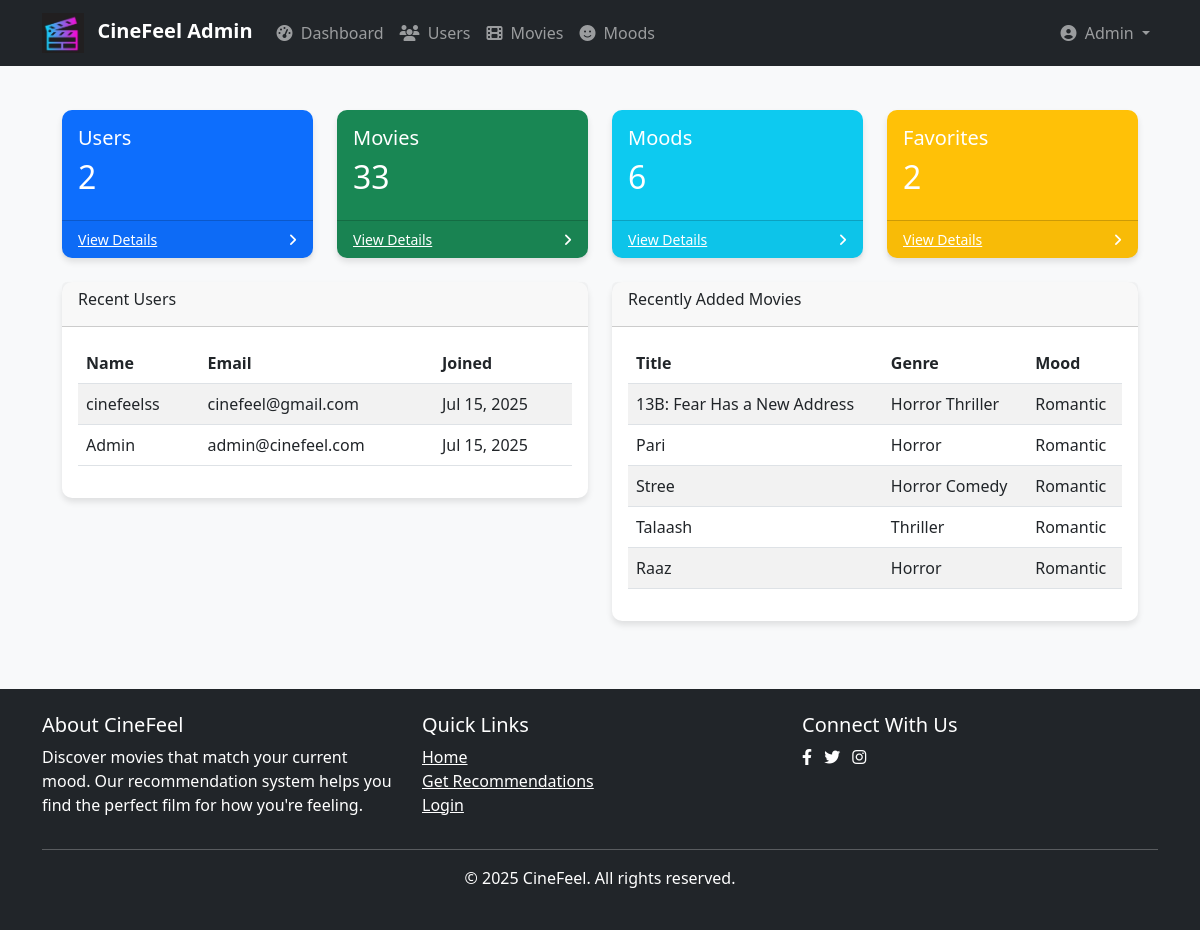
Page /admin/ (signed in) on the committed database.
### tables this page shows
CREATE TABLE `users` (
  `user_id` int(11) NOT NULL,
  `name` varchar(100) NOT NULL,
  `email` varchar(100) NOT NULL,
  `password` varchar(255) NOT NULL,
  `role` enum('user','admin') DEFAULT 'user',
  `created_at` timestamp NOT NULL DEFAULT current_timestamp()
);

CREATE TABLE `movies` (
  `movie_id` int(11) NOT NULL,
  `title` varchar(100) NOT NULL,
  `genre` varchar(50) NOT NULL,
  `mood_id` int(11) DEFAULT NULL,
  `description` text DEFAULT NULL,
  `poster_url` varchar(255) DEFAULT NULL,
  `trailer_link` varchar(255) DEFAULT NULL,
  `release_year` int(11) DEFAULT NULL,
  `duration` varchar(20) DEFAULT NULL
);

CREATE TABLE `moods` (
  `mood_id` int(11) NOT NULL,
  `mood_name` varchar(50) NOT NULL,
  `mapped_genre` varchar(50) NOT NULL,
  `emoji` varchar(10) NOT NULL,
  `description` text DEFAULT NULL
);

### includes/auth.php (called while the page is built, shortened)
<?php
if (!function_exists('isLoggedIn')) {
    function isLoggedIn() {
        return isset($_SESSION['user_id']);
    }
}

### admin/index.php (the view, shortened to what this page needs)
<?php
require_once '../includes/auth.php';
$usersCount = $pdo->query("SELECT COUNT(*) FROM users")->fetchColumn();
$moviesCount = $pdo->query("SELECT COUNT(*) FROM movies")->fetchColumn();
$moodsCount = $pdo->query("SELECT COUNT(*) FROM moods")->fetchColumn();
$favoritesCount = $pdo->query("SELECT COUNT(*) FROM favorites")->fetchColumn();
$isAdminPage = true;
require_once '../includes/header.php';
?>
<div class="admin-container">
    <div class="row">
        <div class="col-md-3">
            <div class="card bg-primary text-white mb-4">
                <div class="card-body">
                    <h5 class="card-title">Users</h5>
                    <h2><?php echo $usersCount; ?></h2>
                </div>
                <div class="card-footer d-flex align-items-center justify-content-between">
                    <a class="small text-white stretched-link" href="users.php">View Details</a>
                    <div class="small text-white"><i class="fas fa-angle-right"></i></div>
                </div>
            </div>
        </div>
        <div class="col-md-3">
            <div class="card bg-success text-white mb-4">
                <div class="card-body">
                    <h5 class="card-title">Movies</h5>
                    <h2><?php echo $moviesCount; ?></h2>
                </div>
                <div class="card-footer d-flex align-items-center justify-content-between">
                    <a class="small text-white stretched-link" href="movies.php">View Details</a>
                    <div class="small text-white"><i class="fas fa-angle-right"></i></div>
                </div>
            </div>
        </div>
        <div class="col-md-3">
            <div class="card bg-info text-white mb-4">
                <div class="card-body">
                    <h5 class="card-title">Moods</h5>
                    <h2><?php echo $moodsCount; ?></h2>
                </div>
                <div class="card-footer d-flex align-items-center justify-content-between">
                    <a class="small text-white stretched-link" href="moods.php">View Details</a>
                    <div class="small text-white"><i class="fas fa-angle-right"></i></div>
                </div>
            </div>
        </div>
        <div class="col-md-3">
            <div class="card bg-warning text-white mb-4">
                <div class="card-body">
                    <h5 class="card-title">Favorites</h5>
                    <h2><?php echo $favoritesCount; ?></h2>
                </div>
                <div class="card-footer d-flex align-items-center justify-content-between">
                    <a class="small text-white stretched-link" href="users.php">View Details</a>
                    <div class="small text-white"><i class="fas fa-angle-right"></i></div>
                </div>
            </div>
        </div>
    </div>
    <div class="row">
        <div class="col-md-6">
            <div class="card mb-4">
                <div class="card-header">
                    <h6>Recent Users</h6>
                </div>
                <div class="card-body">
                    <div class="table-responsive">
                        <table class="table table-striped">
                            <thead>
                                <tr>
                                    <th>Name</th>
                                    <th>Email</th>
                                    <th>Joined</th>
                                </tr>
                            </thead>
                            <tbody>
                                <?php
                                $stmt = $pdo->query("SELECT name, email, created_at FROM users ORDER BY created_at DESC LIMIT 5");
                                while ($row = $stmt->fetch()):
                                ?>
                                <tr>
                                    <td><?php echo htmlspecialchars($row['name']); ?></td>
                                    <td><?php echo htmlspecialchars($row['email']); ?></td>
                                    <td><?php echo date('M j, Y', strtotime($row['created_at'])); ?></td>
                                </tr>
                                <?php endwhile; ?>
                            </tbody>
                        </table>
                    </div>
                </div>
            </div>
        </div>
        <div class="col-md-6">
            <div class="card mb-4">
                <div class="card-header">
                    <h6>Recently Added Movies</h6>
                </div>
                <div class="card-body">
                    <div class="table-responsive">
                        <table class="table table-striped">
                            <thead>
                                <tr>
                                    <th>Title</th>
                                    <th>Genre</th>
                                    <th>Mood</th>
                                </tr>
                            </thead>
                            <tbody>
                                <?php
                                $stmt = $pdo->query("
                                    SELECT m.title, m.genre, md.mood_name
                                    FROM movies m
                                    JOIN moods md ON m.mood_id = md.mood_id
                                    ORDER BY m.movie_id DESC LIMIT 5
                                ");
                                while ($row = $stmt->fetch()):
                                ?>
                                <tr>
                                    <td><?php echo htmlspecialchars($row['title']); ?></td>
                                    <td><?php echo htmlspecialchars($row['genre']); ?></td>
                                    <td><?php echo htmlspecialchars($row['mood_name']); ?></td>
                                </tr>
                                <?php endwhile; ?>
                            </tbody>
                        </table>
                    </div>
                </div>
            </div>
        </div>
    </div>
</div>
<?php require_once '../includes/footer.php'; ?>

### includes/header.php (shortened to what this page needs)
<!DOCTYPE html>
<html lang="en">
<head>
    <link href="https://cdn.jsdelivr.net/npm/bootstrap@5.3.0/dist/css/bootstrap.min.css" rel="stylesheet">
    <link rel="stylesheet" href="https://cdnjs.cloudflare.com/ajax/libs/font-awesome/6.4.0/css/all.min.css">
    <link rel="stylesheet" href="/cinefeel/assets/css/style.css">
    <?php if (isset($isAdminPage) && $isAdminPage): ?>
    <link rel="stylesheet" href="/cinefeel/assets/css/admin.css">
    <?php endif; ?>
</head>
<body>
    <nav class="navbar navbar-expand-lg navbar-dark bg-dark">
        <div class="container">
            <a class="navbar-brand" href="/cinefeel/index.php">
                <img src="/cinefeel/assets/images/logo2.jpg" alt="CineFeel Logo" height="40" class="me-2">
                CineFeel<?php echo isset($isAdminPage) ? ' Admin' : ''; ?>
            </a>
            <div class="collapse navbar-collapse" id="navbarNav">
                <ul class="navbar-nav me-auto">
                    <?php if (isset($isAdminPage) && $isAdminPage): ?>
                        <li class="nav-item">
                            <a class="nav-link" href="/cinefeel/admin/index.php"><i class="fas fa-tachometer-alt me-1"></i> Dashboard</a>
                        </li>
                        <li class="nav-item">
                            <a class="nav-link" href="/cinefeel/admin/users.php"><i class="fas fa-users me-1"></i> Users</a>
                        </li>
                        <li class="nav-item">
                            <a class="nav-link" href="/cinefeel/admin/movies.php"><i class="fas fa-film me-1"></i> Movies</a>
                        </li>
                        <li class="nav-item">
                            <a class="nav-link" href="/cinefeel/admin/moods.php"><i class="fas fa-smile me-1"></i> Moods</a>
                        </li>
                    <?php endif; ?>
                </ul>
                <ul class="navbar-nav">
                    <?php if (isLoggedIn()): ?>
                        <li class="nav-item dropdown">
                            <a class="nav-link dropdown-toggle" href="#" id="userDropdown" role="button" data-bs-toggle="dropdown">
                                <i class="fas fa-user-circle me-1"></i> <?php echo htmlspecialchars($_SESSION['name'] ?? 'User'); ?>
                            </a>
                        </li>
                    <?php endif; ?>
                </ul>
            </div>
        </div>
    </nav>
    <main class="container my-4">

### includes/footer.php (shortened to what this page needs)
    </main>
    <footer class="bg-dark text-white py-4 mt-4">
        <div class="container">
            <div class="row">
                <div class="col-md-4">
                    <h5>About CineFeel</h5>
                    <p>Discover movies that match your current mood. Our recommendation system helps you find the perfect film for how you're feeling.</p>
                </div>
                <div class="col-md-4">
                    <h5>Quick Links</h5>
                    <ul class="list-unstyled">
                        <li><a href="index.php" class="text-white">Home</a></li>
                        <li><a href="mood-selection.php" class="text-white">Get Recommendations</a></li>
                        <li><a href="login.php" class="text-white">Login</a></li>
                    </ul>
                </div>
                <div class="col-md-4">
                    <h5>Connect With Us</h5>
                    <div class="social-icons">
                        <a href="#" class="text-white me-2"><i class="fab fa-facebook-f"></i></a>
                        <a href="#" class="text-white me-2"><i class="fab fa-twitter"></i></a>
                        <a href="#" class="text-white me-2"><i class="fab fa-instagram"></i></a>
                    </div>
                </div>
            </div>
            <hr>
            <div class="text-center">
                <p>&copy; <?php echo date('Y'); ?> CineFeel. All rights reserved.</p>
            </div>
        </div>
    </footer>
</body>
</html>

### assets/css/style.css (style rules this page uses)
:root { --primary-color: #6c5ce7; --secondary-color: #a29bfe; --dark-color: #2d3436; --light-color: #f5f6fa; --success-color: #00b894; --danger-color: #d63031; --warning-color: #fdcb6e; --info-color: #0984e3; --font-stack: 'Segoe UI', Tahoma, Geneva, Verdana, sans-serif; }
body { font-family: var(--font-stack); background-color: #f8f9fa; color: var(--dark-color); scroll-behavior: smooth; }
.navbar-brand { font-weight: 700; font-size: 1.25rem; }
.navbar-nav .nav-link { transition: all 0.2s ease-in-out; font-weight: 500; }

### assets/css/admin.css (style rules this page uses)
.admin-container { padding: 20px; }
.card { border: none; border-radius: 10px; box-shadow: 0 4px 6px rgba(0, 0, 0, 0.1); }
.table-responsive { overflow-x: auto; }

### rows in the picture
users: name "cinefeelss", email "cinefeel@gmail.com", created_at "Jul 15, 2025"
users: name "Admin", email "admin@cinefeel.com", created_at "Jul 15, 2025"
movies: title "13B: Fear Has a New Address", genre "Horror Thriller", mood.mood_name "Romantic"
movies: title "Pari", genre "Horror", mood.mood_name "Romantic"
movies: title "Stree", genre "Horror Comedy", mood.mood_name "Romantic"
movies: title "Talaash", genre "Thriller", mood.mood_name "Romantic"
movies: title "Raaz", genre "Horror", mood.mood_name "Romantic"

### other values in the picture
$_SESSION['name'] "Admin"
$usersCount "2"
$moviesCount "33"
$moodsCount "6"
$favoritesCount "2"
